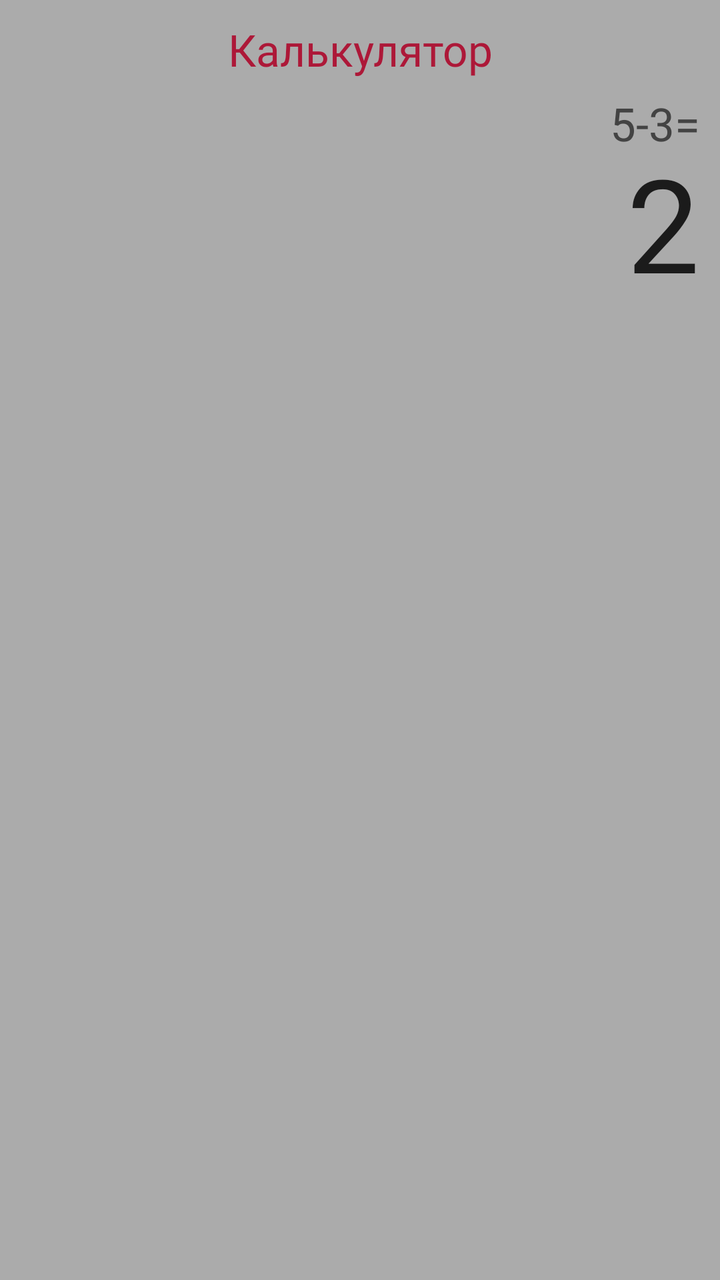
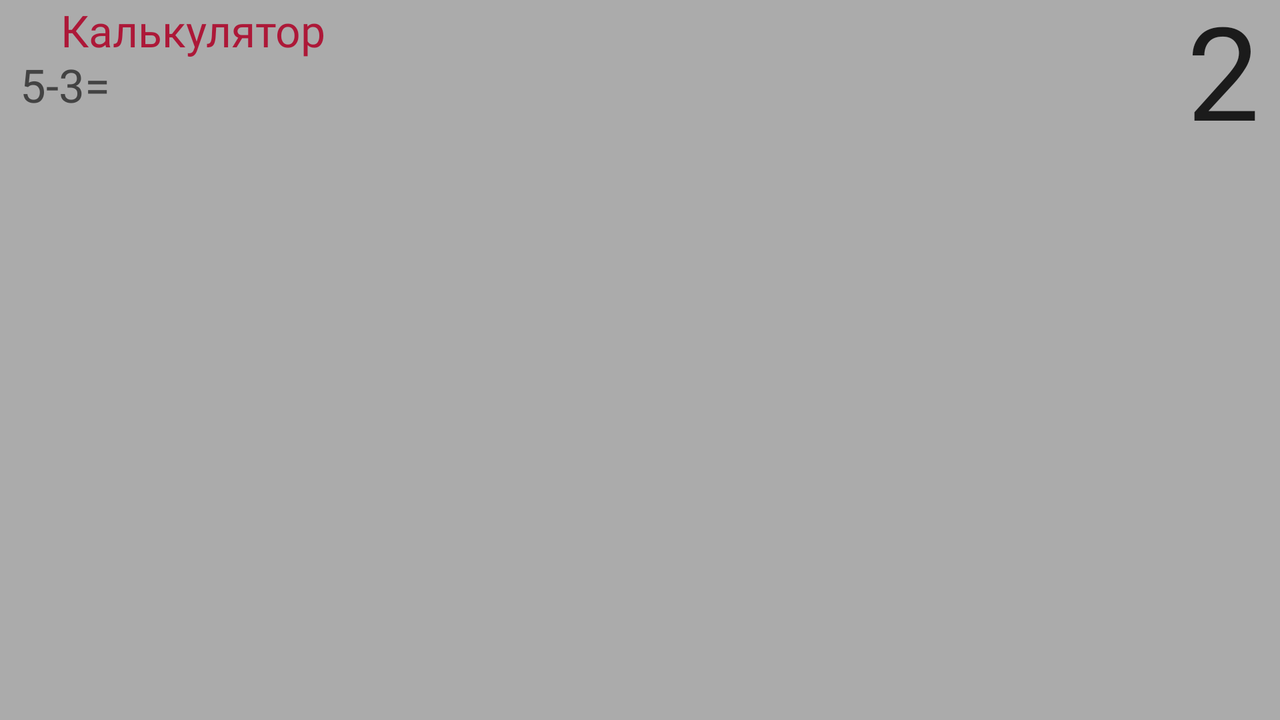

An Android layout and its configuration variant, each rendered on a device that would load it. The default file and the variant file are quoted in full after the pictures.
<!-- AndroidManifest.xml: application theme Theme.AndroidPv221 -->
<!-- res/layout/activity_calc.xml -->
<?xml version="1.0" encoding="utf-8"?>
<LinearLayout xmlns:android="http://schemas.android.com/apk/res/android"
    xmlns:app="http://schemas.android.com/apk/res-auto"
    xmlns:tools="http://schemas.android.com/tools"
    android:id="@+id/main"
    android:layout_width="match_parent"
    android:layout_height="match_parent"
    android:orientation="vertical"
    android:background="@color/calc_bkg"
    tools:context=".CalcActivity">

    <TextView
        android:id="@+id/calc_title"
        android:layout_width="match_parent"
        android:layout_height="wrap_content"
        android:fontFamily="@font/montserrat_bold"
        android:padding="10dp"
        android:textAlignment="center"
        android:text="@string/calc_tv_title"
        android:textColor="@color/calc_text_clr"
        android:textSize="22sp" /> 

    <TextView
        android:id="@+id/calc_history"
        style="@style/calc_textview_data"
        android:textColor="@color/calc_history_clr"
        android:text="5-3="
        android:textSize="23sp" /> 

    <TextView
        android:id="@+id/calc_equal"
        style="@style/calc_textview_data"
        android:fontFamily="@font/montserrat_medium"
        android:text="2"
        android:textColor="@color/calc_equal_clr"
        android:textSize="65sp" /> 

    <LinearLayout
        android:layout_width="match_parent"
        android:layout_height="match_parent"
        android:orientation="vertical"
        android:padding="3dp"> 

        <LinearLayout
            android:layout_width="match_parent"
            android:layout_height="0dp"
            android:layout_weight="1"
            android:orientation="horizontal">

            <Button
                android:id="@+id/calc_btn_percent"
                style="@style/calc_btn_oper"
                android:text="@string/calc_btn_percent"/>

            <Button
                android:id="@+id/calc_btn_ce"
                style="@style/calc_btn_oper"
                android:text="@string/calc_btn_ce"/>

            <Button
                android:id="@+id/calc_btn_c"
                style="@style/calc_btn_oper"
                android:text="@string/calc_btn_c"/>

            <Button
                android:id="@+id/calc_btn_backspace"
                style="@style/calc_btn_oper"
                android:text="@string/calc_btn_backspace"/>
        </LinearLayout> 

        <LinearLayout
            android:layout_width="match_parent"
            android:layout_height="0dp"
            android:layout_weight="1"
            android:orientation="horizontal">

            <Button
                android:id="@+id/calc_btn_inverce"
                style="@style/calc_btn_oper"
                android:text="@string/calc_btn_inverce"/>

            <Button
                android:id="@+id/calc_btn_square"
                style="@style/calc_btn_oper"
                android:text="@string/calc_btn_square"/>

            <Button
                android:id="@+id/calc_btn_sqrt"
                style="@style/calc_btn_oper"
                android:text="@string/calc_btn_sqrt"/>

            <Button
                android:id="@+id/calc_btn_divide"
                style="@style/calc_btn_oper_simple"
                android:text="@string/calc_btn_divide"/>
        </LinearLayout> 

        <LinearLayout
            android:layout_width="match_parent"
            android:layout_height="0dp"
            android:layout_weight="1"
            android:orientation="horizontal">

            <Button
                android:id="@+id/calc_btn_digit_7"
                style="@style/calc_btn_digit"
                android:text="@string/calc_btn_digit_7"/>

            <Button
                android:id="@+id/calc_btn_digit_8"
                style="@style/calc_btn_digit"
                android:text="@string/calc_btn_digit_8"/>

            <Button
                android:id="@+id/calc_btn_digit_9"
                style="@style/calc_btn_digit"
                android:text="@string/calc_btn_digit_9"/>

            <Button
                android:id="@+id/calc_btn_mult"
                style="@style/calc_btn_oper_simple"
                android:text="@string/calc_btn_mult"/>
        </LinearLayout> 

        <LinearLayout
            android:layout_width="match_parent"
            android:layout_height="0dp"
            android:layout_weight="1"
            android:orientation="horizontal">

            <Button
                android:id="@+id/calc_btn_digit_4"
                style="@style/calc_btn_digit"
                android:text="@string/calc_btn_digit_4"/>

            <Button
                android:id="@+id/calc_btn_digit_5"
                style="@style/calc_btn_digit"
                android:text="@string/calc_btn_digit_5"/>

            <Button
                android:id="@+id/calc_btn_digit_6"
                style="@style/calc_btn_digit"
                android:text="@string/calc_btn_digit_6"/>

            <Button
                android:id="@+id/calc_btn_minus"
                style="@style/calc_btn_oper_simple"
                android:text="@string/calc_btn_minus"/>
        </LinearLayout> 

        <LinearLayout
            android:layout_width="match_parent"
            android:layout_height="0dp"
            android:layout_weight="1"
            android:orientation="horizontal">

            <Button
                android:id="@+id/calc_btn_digit_1"
                style="@style/calc_btn_digit"
                android:text="@string/calc_btn_digit_1"/>

            <Button
                android:id="@+id/calc_btn_digit_2"
                style="@style/calc_btn_digit"
                android:text="@string/calc_btn_digit_2"/>

            <Button
                android:id="@+id/calc_btn_digit_3"
                style="@style/calc_btn_digit"
                android:text="@string/calc_btn_digit_3"/>

            <Button
                android:id="@+id/calc_btn_plus"
                style="@style/calc_btn_oper_simple"
                android:text="@string/calc_btn_plus"/>
        </LinearLayout> 

        <LinearLayout
            android:layout_width="match_parent"
            android:layout_height="0dp"
            android:layout_weight="1"
            android:orientation="horizontal">

            <Button
                android:id="@+id/calc_btn_pm"
                style="@style/calc_btn_oper_simple"
                android:fontFamily="@font/montserrat"
                android:text="@string/calc_btn_pm" />

            <Button
                android:id="@+id/calc_btn_digit_0"
                style="@style/calc_btn_digit"
                android:text="@string/calc_btn_digit_0"/>

            <Button
                android:id="@+id/calc_btn_comma"
                style="@style/calc_btn_oper_simple"
                android:text="@string/calc_btn_comma"/>

            <Button
                android:id="@+id/calc_btn_equal"
                style="@style/calc_btn_equal"
                android:text="@string/calc_btn_equal"/>
        </LinearLayout> 

    </LinearLayout>

</LinearLayout>
<!-- resources referenced by this layout -->
<resources>
  <color name="calc_bkg">#ABABAB</color>
  <color name="calc_equal_clr">#1B1B1B</color>
  <color name="calc_history_clr">#434343</color>
  <color name="calc_text_clr">#AD1838</color>
  <string name="calc_btn_backspace">\u232B</string>
  <string name="calc_btn_c">C</string>
  <string name="calc_btn_ce">CE</string>
  <string name="calc_btn_comma">\u002E</string>
  <string name="calc_btn_digit_0">\ua668</string>
  <string name="calc_btn_digit_1">1</string>
  <string name="calc_btn_digit_2">2</string>
  <string name="calc_btn_digit_3">3</string>
  <string name="calc_btn_digit_4">4</string>
  <string name="calc_btn_digit_5">5</string>
  <string name="calc_btn_digit_6">6</string>
  <string name="calc_btn_digit_7">7</string>
  <string name="calc_btn_digit_8">8</string>
  <string name="calc_btn_digit_9">9</string>
  <string name="calc_btn_divide">\u00F7</string>
  <string name="calc_btn_equal">\u003D</string>
  <string name="calc_btn_inverce">x\u207B\u00B9</string>
  <string name="calc_btn_minus">\u2212</string>
  <string name="calc_btn_mult">\u00D7</string>
  <string name="calc_btn_percent">%</string>
  <string name="calc_btn_plus">\u002B</string>
  <string name="calc_btn_pm">\u00B1</string>
  <string name="calc_btn_sqrt">\u221A</string>
  <string name="calc_btn_square">x\u00B2</string>
  <string name="calc_tv_title">Калькулятор</string>
  <style name="calc_btn_digit" parent="calc_btn"> 
          <item name="android:background">@drawable/calc_btn_digit</item>
      </style>
  <style name="calc_btn_equal" parent="calc_btn"> 
          <item name="android:background">@drawable/calc_btn_equal</item>
          <item name="android:textSize">40sp</item>
      </style>
  <style name="calc_btn_oper" parent="calc_btn"> 
          <item name="android:background">@drawable/calc_btn_oper</item>
      </style>
  <style name="calc_btn_oper_simple" parent="calc_btn"> 
          <item name="android:background">@drawable/calc_btn_oper</item>
          <item name="android:textSize">40sp</item>
      </style>
  <style name="calc_textview_data"> 
          <item name="android:layout_width">match_parent</item>
          <item name="android:layout_height">wrap_content</item>
          <item name="android:fontFamily">@font/montserrat_medium</item>
          <item name="android:layout_marginHorizontal">10dp</item>
          <item name="android:textAlignment">viewEnd</item>
          <item name="android:padding">0dp</item>
          <item name="android:includeFontPadding">false</item>
      </style>
  <style name="calc_btn"> 
          <item name="android:layout_width">0dp</item>
          <item name="android:layout_weight">1</item>
          <item name="android:layout_margin">2dp</item>
          <item name="android:layout_height">match_parent</item>
          <item name="backgroundTint">@null</item>
          <item name="android:textSize">27sp</item>
          <item name="android:fontFamily">@font/montserrat</item>
          <item name="android:padding">0dp</item>
          <item name="android:includeFontPadding">false</item>
      </style>
  <!-- drawable calc_btn_digit (drawable) -->
  <?xml version="1.0" encoding="utf-8"?>
  <shape
      xmlns:android="http://schemas.android.com/apk/res/android"
      android:shape="rectangle">
      <corners android:radius="10dp"/>
      <solid android:color="@color/calc_btn_digit"/>
  </shape>
  <!-- drawable calc_btn_oper (drawable) -->
  <?xml version="1.0" encoding="utf-8"?>
  <shape
      xmlns:android="http://schemas.android.com/apk/res/android"
      android:shape="rectangle">
      <corners android:radius="10dp"/>
      <solid android:color="@color/calc_btn_oper"/>
  </shape>
  <color name="calc_btn_digit">#787878</color>
  <color name="calc_btn_oper">#373535</color>
</resources>
<!-- res/layout-land/activity_calc.xml (the repository's variant of the layout above) -->
<!-- drawn on the phone turned sideways -->
<?xml version="1.0" encoding="utf-8"?>
<LinearLayout xmlns:android="http://schemas.android.com/apk/res/android"
    xmlns:app="http://schemas.android.com/apk/res-auto"
    xmlns:tools="http://schemas.android.com/tools"
    android:id="@+id/main"
    android:layout_width="match_parent"
    android:layout_height="match_parent"
    android:orientation="vertical"
    android:background="@color/calc_bkg"
    tools:context=".CalcActivity">

    <LinearLayout
        android:layout_width="match_parent"
        android:layout_height="wrap_content"
        android:orientation="horizontal">
<LinearLayout
    android:layout_width="wrap_content"
    android:layout_height="wrap_content"
    android:orientation="vertical">
    <LinearLayout
        android:layout_width="wrap_content"
        android:layout_height="wrap_content"
        android:orientation="horizontal">

        <ImageButton
            android:id="@+id/calkBack"
            android:layout_width="wrap_content"
            android:layout_height="wrap_content"
            android:background="@null"
            android:onClick="goBack"
            android:padding="15dp"
            app:srcCompat="@drawable/baseline_arrow_back_24" />

        <TextView
            android:id="@+id/calc_title"
            android:layout_width="0dp"
            android:layout_height="match_parent"
            android:layout_weight="1"
            android:fontFamily="@font/montserrat_bold"
            android:gravity="center"
            android:text="@string/calc_tv_title"
            android:textAlignment="center"
            android:textColor="@color/calc_text_clr"
            android:textSize="22sp" />        

        

    </LinearLayout>

    <TextView
        android:id="@+id/calc_history"
        style="@style/calc_textview_data"
        android:layout_width="match_parent"
        android:text="5-3="
        android:textAlignment="viewStart"
        android:textColor="@color/calc_history_clr"
        android:textSize="23sp" />
</LinearLayout>

        <TextView
            android:id="@+id/calc_equal"
            style="@style/calc_textview_data"
            android:fontFamily="@font/montserrat_medium"
            android:text="2"
            android:textColor="@color/calc_equal_clr"
            android:textSize="65sp" /> 

    </LinearLayout>


    <LinearLayout
        android:layout_width="match_parent"
        android:layout_height="match_parent"
        android:orientation="vertical"
        android:padding="3dp"> 

        <LinearLayout
            android:layout_width="match_parent"
            android:layout_height="0dp"
            android:layout_weight="1"
            android:orientation="horizontal">

            <Button
                android:id="@+id/calc_btn_ce"
                style="@style/calc_btn_oper"
                android:text="@string/calc_btn_ce"/>

            <Button
                android:id="@+id/calc_btn_c"
                style="@style/calc_btn_oper"
                android:text="@string/calc_btn_c"/>

            <Button
                android:id="@+id/calc_btn_backspace"
                style="@style/calc_btn_oper"
                android:text="@string/calc_btn_backspace"/>
        </LinearLayout> 

        <LinearLayout
            android:layout_width="match_parent"
            android:layout_height="0dp"
            android:layout_weight="1"
            android:orientation="horizontal">
            <Button
                android:id="@+id/calc_btn_divide"
                style="@style/calc_btn_oper_simple"
                android:text="@string/calc_btn_divide"/>
            <Button
                android:id="@+id/calc_btn_inverce"
                style="@style/calc_btn_oper"
                android:text="@string/calc_btn_inverce"/>

            <Button
                android:id="@+id/calc_btn_digit_7"
                style="@style/calc_btn_digit"
                android:text="@string/calc_btn_digit_7"/>

            <Button
                android:id="@+id/calc_btn_digit_8"
                style="@style/calc_btn_digit"
                android:text="@string/calc_btn_digit_8"/>

            <Button
                android:id="@+id/calc_btn_digit_9"
                style="@style/calc_btn_digit"
                android:text="@string/calc_btn_digit_9"/>


        </LinearLayout> 

        <LinearLayout
            android:layout_width="match_parent"
            android:layout_height="0dp"
            android:layout_weight="1"
            android:orientation="horizontal">
            <Button
                android:id="@+id/calc_btn_mult"
                style="@style/calc_btn_oper_simple"
                android:text="@string/calc_btn_mult"/>
            <Button
                android:id="@+id/calc_btn_square"
                style="@style/calc_btn_oper"
                android:text="@string/calc_btn_square"/>
            <Button
                android:id="@+id/calc_btn_digit_4"
                style="@style/calc_btn_digit"
                android:text="@string/calc_btn_digit_4"/>

            <Button
                android:id="@+id/calc_btn_digit_5"
                style="@style/calc_btn_digit"
                android:text="@string/calc_btn_digit_5"/>

            <Button
                android:id="@+id/calc_btn_digit_6"
                style="@style/calc_btn_digit"
                android:text="@string/calc_btn_digit_6"/>


        </LinearLayout> 

        <LinearLayout
            android:layout_width="match_parent"
            android:layout_height="0dp"
            android:layout_weight="1"
            android:orientation="horizontal">
            <Button
                android:id="@+id/calc_btn_minus"
                style="@style/calc_btn_oper_simple"
                android:text="@string/calc_btn_minus"/>
            <Button
                android:id="@+id/calc_btn_sqrt"
                style="@style/calc_btn_oper"
                android:text="@string/calc_btn_sqrt"/>
            <Button
                android:id="@+id/calc_btn_digit_1"
                style="@style/calc_btn_digit"
                android:text="@string/calc_btn_digit_1"/>

            <Button
                android:id="@+id/calc_btn_digit_2"
                style="@style/calc_btn_digit"
                android:text="@string/calc_btn_digit_2"/>

            <Button
                android:id="@+id/calc_btn_digit_3"
                style="@style/calc_btn_digit"
                android:text="@string/calc_btn_digit_3"/>


        </LinearLayout> 

        <LinearLayout
            android:layout_width="match_parent"
            android:layout_height="0dp"
            android:layout_weight="1"
            android:orientation="horizontal">
            <Button
                android:id="@+id/calc_btn_plus"
                style="@style/calc_btn_oper_simple"
                android:text="@string/calc_btn_plus"/>
            <Button
                android:id="@+id/calc_btn_percent"
                style="@style/calc_btn_oper"
                android:text="@string/calc_btn_percent"/>
            <Button
                android:id="@+id/calc_btn_pm"
                style="@style/calc_btn_oper_simple"
                android:fontFamily="@font/montserrat"
                android:text="@string/calc_btn_pm" />

            <Button
                android:id="@+id/calc_btn_digit_0"
                style="@style/calc_btn_digit"
                android:text="@string/calc_btn_digit_0"/>

            <Button
                android:id="@+id/calc_btn_comma"
                style="@style/calc_btn_oper_simple"
                android:text="@string/calc_btn_comma"/>

            <Button
                android:id="@+id/calc_btn_equal"
                style="@style/calc_btn_equal"
                android:text="@string/calc_btn_equal"/>
        </LinearLayout> 

    </LinearLayout>

</LinearLayout>
